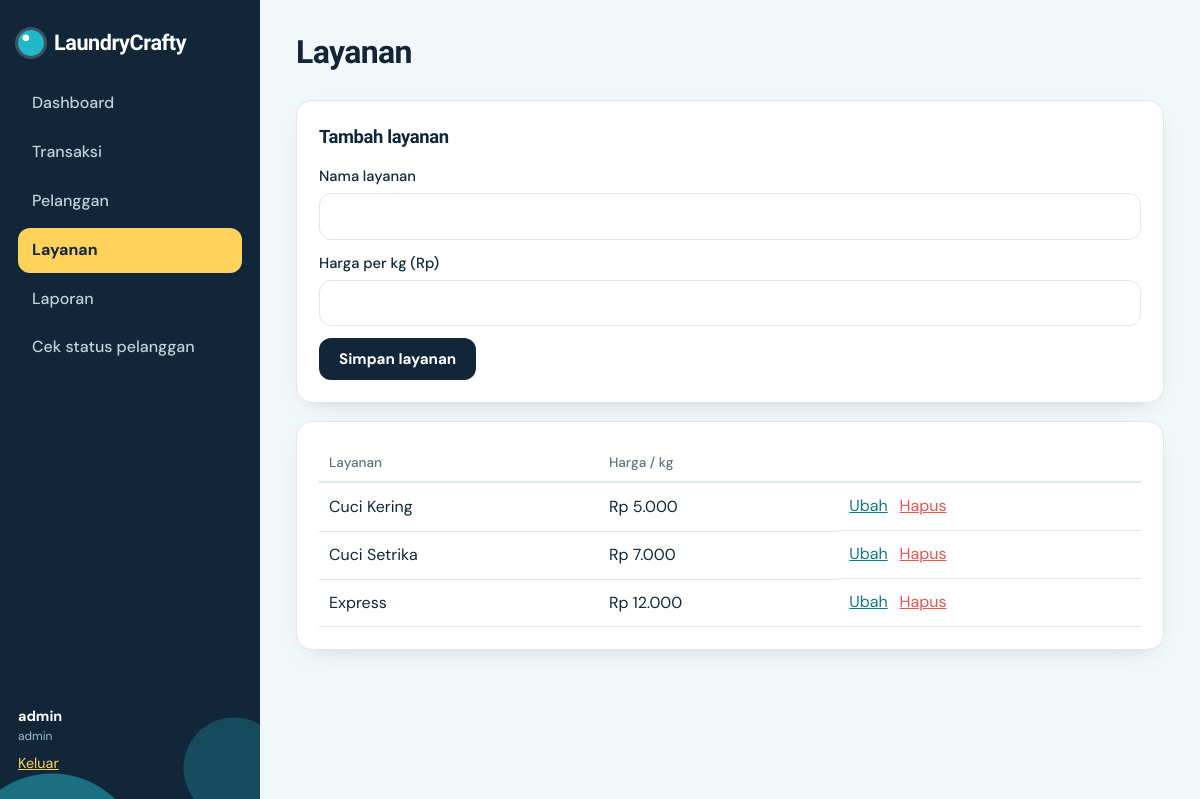
The page /layanan.php (signed in) on the database its author committed.
### tables this page shows
CREATE TABLE layanan(id_layanan INT AUTO_INCREMENT PRIMARY KEY,nama_layanan VARCHAR(50) NOT NULL,harga_per_kg INT NOT NULL);

### layanan.php (the view, shortened to what this page needs)
<?php require 'lib.php';auth(['admin']);
$ed=isset($_GET['edit'])?q('SELECT * FROM layanan WHERE id_layanan=?',[(int)$_GET['edit']])->fetch():null;
$rows=q('SELECT * FROM layanan ORDER BY harga_per_kg')->fetchAll();
top('Layanan','layanan');?>
<div class="grid2 side-form"><form method="post" class="card" data-validate><h3><?=$ed?'Ubah layanan':'Tambah layanan'?></h3>
<label>Nama layanan<input name="nama_layanan" required maxlength="50" value="<?=e($ed['nama_layanan']??'')?>"></label><label>Harga per kg (Rp)<input type="number" name="harga_per_kg" required min="1" value="<?=e($ed['harga_per_kg']??'')?>"></label><button class="btn">Simpan layanan</button><?php if($ed)echo ' <a class="btn ghost" href="layanan.php">Batal</a>'?></form>
<section class="card"><div class="tw"><table><tr><th>Layanan</th><th>Harga / kg</th><th></th></tr><?php foreach($rows as $r):?><tr><td><?=e($r['nama_layanan'])?></td><td><?=rp($r['harga_per_kg'])?></td><td class="act"><a href="?edit=<?=$r['id_layanan']?>">Ubah</a><form method="post"><?=field()?><input type="hidden" name="action" value="del"><input type="hidden" name="id" value="<?=$r['id_layanan']?>"><button class="lnk danger" data-confirm="Hapus layanan <?=e($r['nama_layanan'])?>?">Hapus</button></form></td></tr><?php endforeach?></table></div></section></div>

### assets/css/style.css (style rules this page uses)
:root { --ink:#12263A;--tide:#0E7C86;--aqua:#22B8C7;--foam:#F2F8F9;--line:#DCE8EB;--lemon:#FFD25A;--coral:#E8564E;--ok:#1E9E6A;--mut:#5E7480;--r:16px }
* { box-sizing:border-box }
body { margin:0;font:16px/1.55 'DM Sans',system-ui,sans-serif;color:var(--ink);background:var(--foam) }
h1,h2,h3,.brand,.stat b,.total b { font-family:'Bricolage Grotesque',sans-serif;letter-spacing:-.02em }
a { color:var(--tide) }
.card { background:#fff;border:1px solid var(--line);border-radius:var(--r);padding:22px;box-shadow:0 8px 24px -16px rgba(18,38,58,.35) }
.card h3 { margin:0 0 14px;font-size:1.15rem }
.grid2 { display:grid;grid-template-columns:2fr 1.1fr;gap:18px;align-items:start }
.side-form { grid-template-columns:minmax(280px,360px) minmax(0,1fr) }
.grid2>* { min-width:0 }
label { display:block;font-weight:500;font-size:.92rem;margin-bottom:12px }
input,select,textarea { width:100%;min-width:0;max-width:100%;margin-top:5px;padding:11px 13px;border:1.5px solid var(--line);border-radius:12px;font:inherit;background:#fff;color:var(--ink) }
.btn { display:inline-block;background:var(--ink);color:#fff;border:0;border-radius:12px;padding:11px 20px;font:700 .95rem 'DM Sans';cursor:pointer;text-decoration:none }
.tw { overflow-x:auto }
table { width:100%;border-collapse:collapse }
th { text-align:left;font-size:.85rem;color:var(--mut);font-weight:500;padding:8px 10px;border-bottom:2px solid var(--line) }
td { padding:11px 10px;border-bottom:1px solid var(--line);vertical-align:middle }
.act { display:flex;gap:12px;align-items:center;white-space:nowrap }
.act form { margin:0 }
.lnk { background:none;border:0;font:inherit;cursor:pointer;color:var(--tide);padding:0;text-decoration:underline }
.lnk.danger { color:var(--coral) }
@media (max-width:1200px) { .side-form { grid-template-columns:1fr } }

### rows shown on the page
layanan: nama_layanan "Cuci Kering", harga_per_kg "Rp 5.000"
layanan: nama_layanan "Cuci Setrika", harga_per_kg "Rp 7.000"
layanan: nama_layanan "Express", harga_per_kg "Rp 12.000"

### other values the page prints
$l "Dashboard"
$l "Transaksi"
$l "Pelanggan"
$l "Layanan"
$l "Laporan"
$u['username'] "admin"
$u['role'] "admin"
$t "Layanan"
